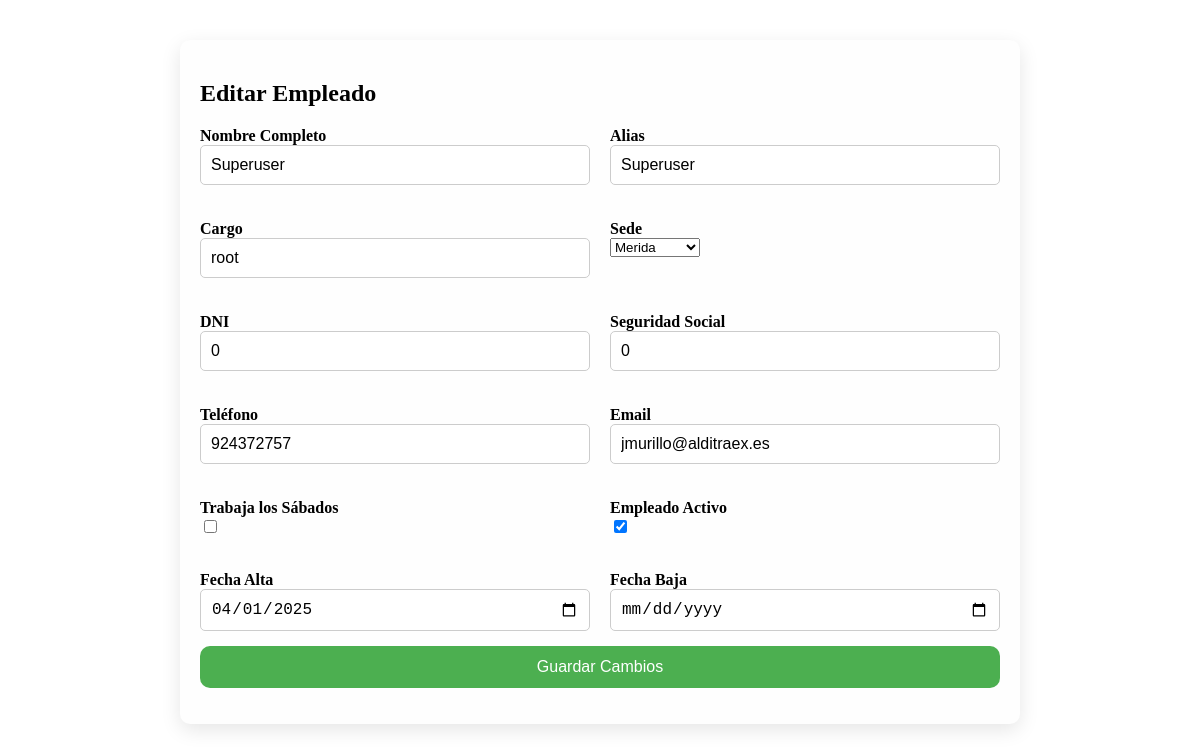
Screenshot of /editar_empleado/1 with the database file from the repository.
### models.py (models this page shows, shortened)
class Empleado(UserMixin, db.Model):  # Modificamos el modelo Empleado para que herede UserMixin
    __tablename__ = "empleado"
    id = db.Column(db.Integer, primary_key=True, autoincrement=True, nullable=False)
    nombre = db.Column(db.String(100), nullable=False)
    usuario = db.Column(db.String(10), unique=True, nullable=False)
    password = db.Column(db.String(200), nullable=False)  # Aseguramos que la contraseña sea suficientemente larga
    cargo = db.Column(db.String(30), nullable=False)
    alias = db.Column(db.String, nullable=False)
    nombre_completo = db.Column(db.String, nullable=False)
    dni = db.Column(db.String, nullable=True)
    seguridad_social = db.Column(db.String, nullable=True)
    sede = db.Column(db.String, db.CheckConstraint("sede IN ('Merida', 'Navalmoral')", name='check_sede'), nullable=True)
    telefono = db.Column(db.String(9), nullable=False)
    email = db.Column(db.String(100), nullable=False)
    fecha_alta = db.Column(db.DateTime, nullable=False)
    fecha_baja = db.Column(db.DateTime, nullable=True)
    sabados = db.Column(db.Boolean, nullable=False)
    activo = db.Column(db.Boolean, nullable=False)

### funciones/editar_empleado.py (the view, shortened to what this page needs)
    @app.route('/editar_empleado/<int:id>', methods=['GET', 'POST'])
    def editar_empleado(id):
        empleado = Empleado.query.get(id)  # Obtener el empleado específico por su ID
        if not empleado:
            return redirect(url_for('empleados'))  # Si no existe, redirigir a la lista de empleados
        return render_template('editar_empleado.html', empleado=empleado)

### funciones/editar_empleado.py (called while the page is built, shortened)
def ruta_editar_empleado(app):
    @app.route('/editar_empleado/<int:id>', methods=['GET', 'POST'])
    def editar_empleado(id):
        empleado = Empleado.query.get(id)  # Obtener el empleado específico por su ID
        if not empleado:
            return redirect(url_for('empleados'))  # Si no existe, redirigir a la lista de empleados
        return render_template('editar_empleado.html', empleado=empleado)

### templates/editar_empleado.html (shortened to what this page needs)
<div class="form-container">
    <h2>Editar Empleado</h2>
    <form id="editEmpleadoForm" method="POST" action="{{ url_for('editar_empleado', id=empleado.id) }}">
        <div class="form-grid">
            <div class="form-group">
                <label for="editNombre">Nombre Completo</label>
                <input type="text" id="editNombre" name="nombre_completo" value="{{ empleado.nombre_completo }}" required>
            </div>
            <div class="form-group">
                <label for="editAlias">Alias</label>
                <input type="text" id="editAlias" name="alias" value="{{ empleado.alias }}" required>
            </div>
            <div class="form-group">
                <label for="editCargo">Cargo</label>
                <input type="text" id="editCargo" name="cargo" value="{{ empleado.cargo }}" required>
            </div>
            <div class="form-group">
                <label for="editSede">Sede</label>
                <select id="editSede" name="sede" required>
                    <option value="Merida" {% if empleado.sede == 'Merida' %}selected{% endif %}>Merida</option>
            </select>
            </div>
            <div class="form-group">
                <label for="editDni">DNI</label>
                <input type="text" id="editDni" name="dni" value="{{ empleado.dni }}">
            </div>
            <div class="form-group">
                <label for="editSeguridadSocial">Seguridad Social</label>
                <input type="text" id="editSeguridadSocial" name="seguridad_social" value="{{ empleado.seguridad_social }}">
            </div>
            <div class="form-group">
                <label for="editTelefono">Teléfono</label>
                <input type="text" id="editTelefono" name="telefono" value="{{ empleado.telefono }}" required>
            </div>
            <div class="form-group">
                <label for="editEmail">Email</label>
                <input type="email" id="editEmail" name="email" value="{{ empleado.email }}" required>
            </div>
            <div class="form-group">
                <label for="editSabados">Trabaja los Sábados</label>
                <input type="checkbox" id="editSabados" name="sabados" {% if empleado.sabados %}checked{% endif %}>
            </div>
            <div class="form-group">
                <label for="editActivo">Empleado Activo</label>
                <input type="checkbox" id="editActivo" name="activo" {% if empleado.activo %}checked{% endif %}>
            </div>
            <div class="form-group">
                <label for="editFechaAlta">Fecha Alta</label>
                <input type="date" id="editFechaAlta" name="fecha_alta" value="{{ empleado.fecha_alta.strftime('%Y-%m-%d') }}" required>
            </div>
            <div class="form-group">
                <label for="editFechaBaja">Fecha Baja</label>
                <input type="date" id="editFechaBaja" name="fecha_baja" value="{{ empleado.fecha_baja.strftime('%Y-%m-%d') if empleado.fecha_baja else '' }}">
            </div>
        </div>
        <button type="submit" class="btn">Guardar Cambios</button>
    </form>
</div>

### templates/editar_empleado.html (style rules this page uses)
.form-container { background-color: #fefefe; padding: 20px; border-radius: 10px; box-shadow: 0 6px 20px rgba(0, 0, 0, 0.1); width: 100%; max-width: 800px; margin: 40px auto; }
.form-grid { display: grid; grid-template-columns: 1fr 1fr; gap: 20px; }
.form-group { margin-bottom: 15px; }
.form-group label { display: block; font-weight: bold; }
.form-group input { width: 100%; padding: 10px; font-size: 16px; border-radius: 5px; border: 1px solid #ccc; }
.form-group input[type="checkbox"] { width: auto; }
.btn { background-color: #4CAF50; color: white; padding: 12px 30px; border: none; border-radius: 10px; font-size: 1rem; cursor: pointer; transition: background-color 0.3s ease, transform 0.3s ease; width: 100%; }

### rows the page displays
Empleado: nombre_completo "Superuser", alias "Superuser", cargo "root", sede "Merida", dni "0", seguridad_social "0", telefono "924372757", email "jmurillo@alditraex.es", activo "☑", fecha_alta "04/01/2025"
